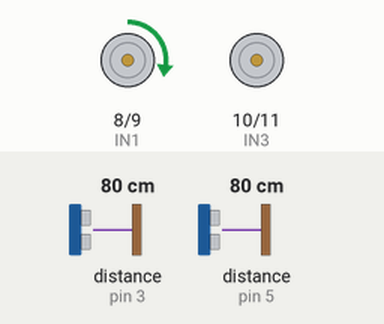
Recording of a sketch running on a simulated Arduino Uno, built with avr-gcc and run on an emulated ATmega328P. Parts: motor-driver pin pairs drawn as motors (green arrow = first pin HIGH = forward, orange = second pin HIGH = backward, longer = more drive, scaled by the enable pin). Wiring (inferred from the names in the program): 2 × ultrasonic range finder: trigger pin 2, echo pin 3 / trigger pin 4, echo pin 5. The inputs (shaded band) are chosen by the test bench; at power-on: distance to the obstacle (sensors on pin 3, pin 5) 80 cm. The echo pulse lasts 58.3 µs per cm; what the sketch prints to the serial monitor is not drawn.

Above: at 1.3 s.
1.4 s: distance to the obstacle (sensor on pin 3) set to 18 cm
2.9 s: distance to the obstacle (sensor on pin 3) set to 14 cm
4.5 s: distance to the obstacle (sensor on pin 5) set to 2 cm
At 5.2 s:
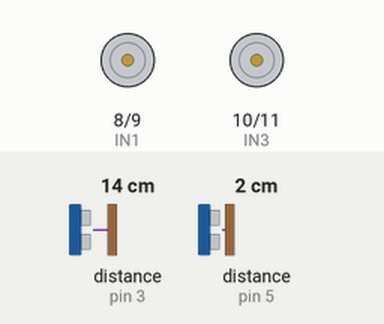
6.0 s: distance to the obstacle (sensor on pin 3) set to 35 cm
At 6.7 s:
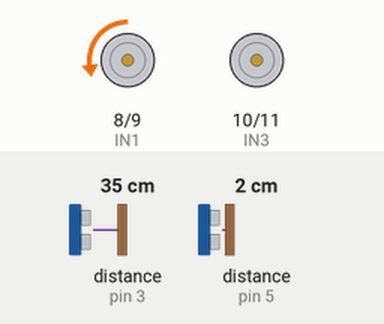
7.5 s: distance to the obstacle (sensor on pin 3) set to 2 cm
At 8.2 s:
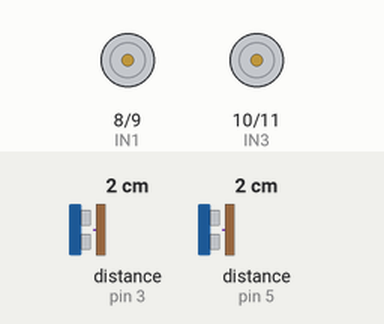
9.0 s: distance to the obstacle (sensor on pin 3) set to 60 cm
At 9.7 s:
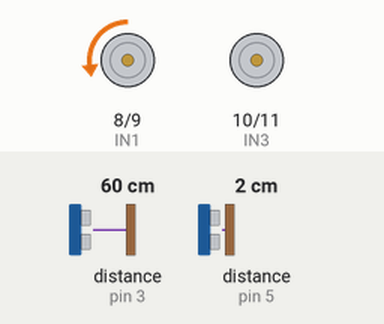
Timing chart, 0 to 11.6 s (numbered marks = the images above; inputs shaded):
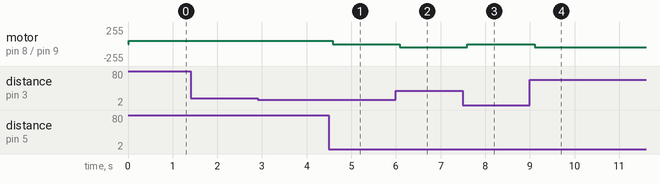

The sketch:

obstacle_avoidance_bot.ino
```cpp
// Ultrasonic Sensor Pins
#define trig1 2  // Left Sensor Trigger
#define echo1 3  // Left Sensor Echo
#define trig2 4  // Right Sensor Trigger
#define echo2 5  // Right Sensor Echo

// Motor Driver Pins
#define EN1 6    // Enable/speed pin for Motor A (PWM)
#define EN2 7    // Enable/speed pin for Motor B (PWM)
#define IN1 8    // Motor A direction
#define IN2 9
#define IN3 10   // Motor B direction
#define IN4 11

int speedVal = 50; // Default speed (0 - 255)

void setup() {
  Serial.begin(9600);

  // Set ultrasonic sensor pins
  pinMode(trig1, OUTPUT);
  pinMode(echo1, INPUT);
  pinMode(trig2, OUTPUT);
  pinMode(echo2, INPUT);

  // Set motor driver pins
  pinMode(EN1, OUTPUT);
  pinMode(EN2, OUTPUT);
  pinMode(IN1, OUTPUT);
  pinMode(IN2, OUTPUT);
  pinMode(IN3, OUTPUT);
  pinMode(IN4, OUTPUT);
}

// Function to measure distance from an ultrasonic sensor
long getDistance(int trigPin, int echoPin) {
  digitalWrite(trigPin, LOW);
  delayMicroseconds(2);

  digitalWrite(trigPin, HIGH);
  delayMicroseconds(10);
  digitalWrite(trigPin, LOW);

  long duration = pulseIn(echoPin, HIGH);
  long distance = duration * 0.034 / 2;

  return distance;
}

void loop() {
  long dist1 = getDistance(trig1, echo1); // Left sensor
  long dist2 = getDistance(trig2, echo2); // Right sensor

  Serial.print("Left: "); Serial.print(dist1);
  Serial.print(" cm | Right: "); Serial.println(dist2);

  // Decision logic
  if (dist1 < 15 && dist2 > 15) {
    Serial.println("Obstacle on left – Turn right");
    turnRight();
  } else if (dist2 < 15 && dist1 > 15) {
    Serial.println("Obstacle on right – Turn left");
    turnLeft();
  } else if (dist1 < 15 && dist2 < 15) {
    Serial.println("Obstacle on both sides – Stop");
    stopMotors();
  } else {
    Serial.println("No obstacles – Move forward");
    moveForward();
  }

  delay(500);
}

// Movement Functions
void moveForward() {
  analogWrite(EN1, speedVal);
  analogWrite(EN2, speedVal);
  digitalWrite(IN1, HIGH); digitalWrite(IN2, LOW);
  digitalWrite(IN3, HIGH); digitalWrite(IN4, LOW);
}

void turnLeft() {
  analogWrite(EN1, speedVal);
  analogWrite(EN2, speedVal);
  digitalWrite(IN1, LOW); digitalWrite(IN2, HIGH);
  digitalWrite(IN3, HIGH); digitalWrite(IN4, LOW);
}

void turnRight() {
  analogWrite(EN1, speedVal);
  analogWrite(EN2, speedVal);
  digitalWrite(IN1, HIGH); digitalWrite(IN2, LOW);
  digitalWrite(IN3, LOW); digitalWrite(IN4, HIGH);
}

void stopMotors() {
  analogWrite(EN1, 0);
  analogWrite(EN2, 0);
  digitalWrite(IN1, LOW); digitalWrite(IN2, LOW);
  digitalWrite(IN3, LOW); digitalWrite(IN4, LOW);
}
```

Measured:
- after the input at 1.4 s, every drawn part: stays the same
- after the input at 4.5 s, motor on pin 8 (IN1) / pin 9 (IN2): forward 50/255 → stopped after 0.08 s
- after the input at 6.0 s, motor on pin 8 (IN1) / pin 9 (IN2): stopped → backward 50/255 after 0.09 s
- after the input at 7.5 s, motor on pin 8 (IN1) / pin 9 (IN2): backward 50/255 → stopped after 0.10 s
- after the input at 9.0 s, motor on pin 8 (IN1) / pin 9 (IN2): stopped → backward 50/255 after 0.11 s
